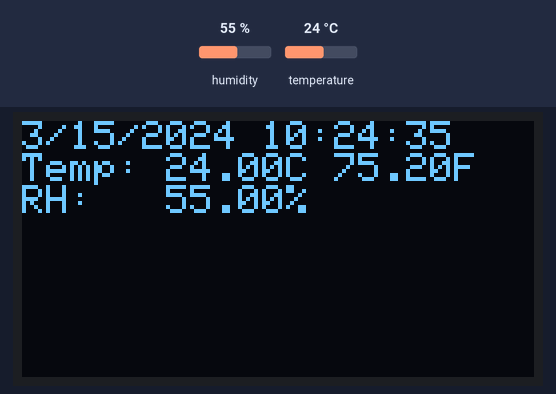
A sketch run on a simulated Arduino Uno, built with avr-gcc and run on an emulated ATmega328P. On the bench: 128×64 one-colour display. Inputs (shaded band) come from the test bench; at power-on: humidity 55 %, temperature 24 °C. The display library's start-up logo is not drawn; the local clock reads 2024-03-15 10:24:30 at power-on unless the sketch sets it; storage starts empty; what the sketch prints to the serial monitor is not drawn.

Above: at 6.3 s.
6.4 s: humidity set to 22 %
At 11.0 s:
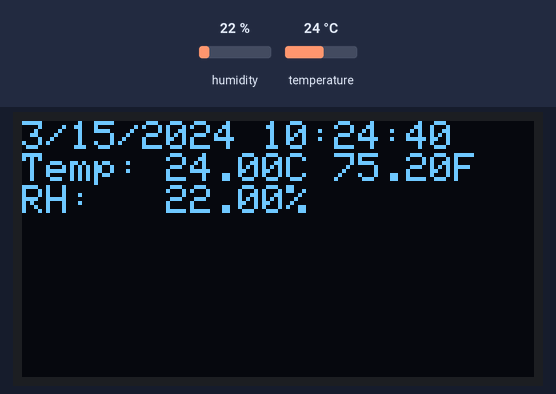
16.7 s: temperature set to 12 °C
At 21.7 s:
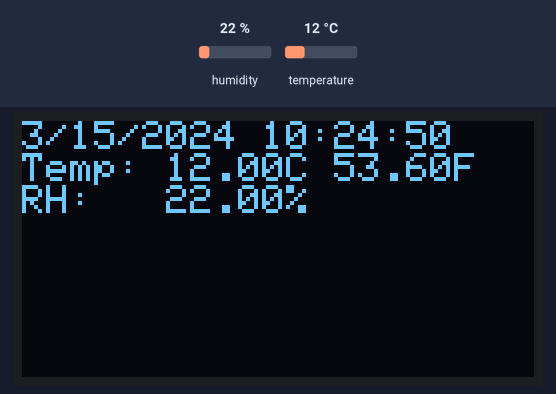
26.9 s: humidity set to 40 %
At 31.2 s:
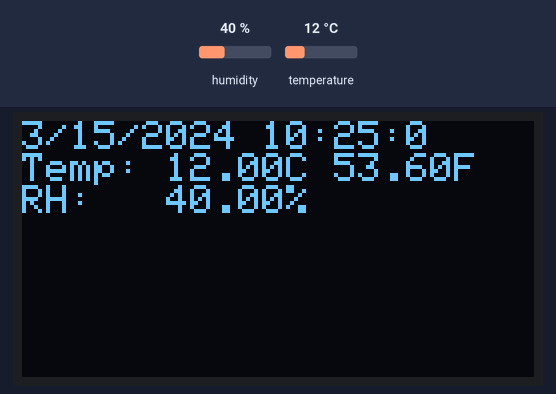
37.0 s: temperature set to 19 °C
At 41.9 s:
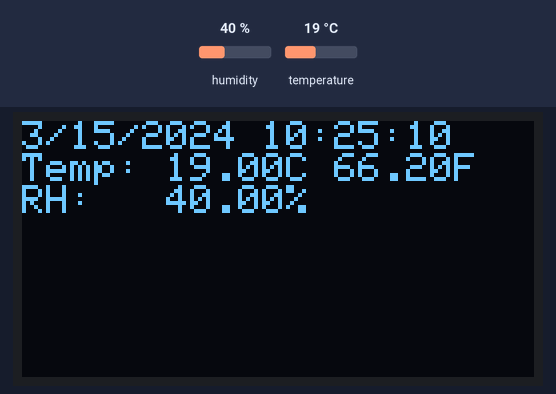
Timing chart, 0 to 43.4 s (numbered marks = the images above; inputs shaded):
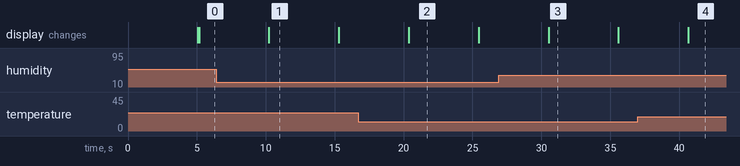

The sketch:

TempLogger.ino
```cpp
#include <Wire.h>
#include "RTClib.h"
#include <Adafruit_Sensor.h>
#include <DHT.h>
#include <DHT_U.h>
#include <SPI.h>
#include <SD.h>
#include <Adafruit_GFX.h>
#include <Adafruit_SSD1306.h>

#define DHTTYPE DHT11
#define DHTPIN 11
#define BUTTON_A 9 // delete file
#define BUTTON_B 6
#define BUTTON_C 5

const int chipSelect = 4;
const double BAD_TEMP = -999999;
const double BAD_HUMIDITY = -999999;
const int STARTUP_WAIT_TIME = 5000;
const int POLLING_TIME = 5000;
const String fileprefix = "temperature_log";

RTC_DS3231 rtc;
DHT_Unified dht(DHTPIN, DHTTYPE);
Adafruit_SSD1306 display = Adafruit_SSD1306();
long epoch = 0;
bool button_pressed = false;

// Function declarations
void setupDisplay();
void setupRTC();
void setupSDCard();
void setupSensors();
String getDate();
String getTime();
double getHumidity();
double getTemp();
void updateDisplay(String datetime, double temp, double humidity);
void loggerWriteLine(String filename, String date, String time, double temp, double humidity);

void setup()
{
  pinMode(BUTTON_A, INPUT_PULLUP);
  pinMode(BUTTON_B, INPUT_PULLUP);
  pinMode(BUTTON_C, INPUT_PULLUP);

  Serial.begin(9600);

  delay(STARTUP_WAIT_TIME); // wait for console opening

  setupSensors();
  setupRTC();
  setupDisplay();
  setupSDCard();
}

void loop()
{

  String date = "";
  String time = "";
  double temp = 0;
  double humi = 0;

  date = getDate();
  time = getTime();
  temp = getTemp();
  humi = getHumidity();

  updateDisplay(date + " " + time, temp, humi);

  loggerWriteLine(fileprefix + ".csv", date, time, temp, humi);

  delay(POLLING_TIME);
}

void setupRTC()
{
  if (!rtc.begin())
  {
    Serial.println("Couldn't find RTC");
    while (1)
      ;
  }

  if (rtc.lostPower())
  {
    Serial.println("RTC lost power, lets set the time!");
    rtc.adjust(DateTime(F(__DATE__), F(__TIME__)));
  }
}

void setupDisplay()
{
  display.begin(SSD1306_SWITCHCAPVCC, 0x3C);
  display.display();
  display.clearDisplay();
  display.display();
  display.setTextSize(1);
  display.setTextColor(WHITE);
}

void setupSDCard()
{
  if (!SD.begin(chipSelect))
  {
    Serial.println("Card failed, or not present");
    while (1)
      ;
  }
}

void setupSensors()
{
  sensor_t sensor;
  dht.temperature().getSensor(&sensor);
}

String getDate()
{
  DateTime now = rtc.now();
  return (String) "" + now.month() + "/" + now.day() + "/" + +now.year();
}

String getTime()
{
  DateTime now = rtc.now();
  return (String) "" + now.hour() + ":" + now.minute() + ":" + now.second();
}

double getTemp()
{
  sensors_event_t event;
  dht.temperature().getEvent(&event);
  if (!isnan(event.temperature))
    return event.temperature;
  else
  {
    Serial.println("Bad Temp Poll");
    return BAD_TEMP;
  }
}

double getHumidity()
{
  sensors_event_t event;
  dht.humidity().getEvent(&event);
  if (!isnan(event.relative_humidity))
  {
    return event.relative_humidity;
  }
  else
  {
    Serial.println("Bad Temp Poll");
    return BAD_HUMIDITY;
  }
}

void updateDisplay(String datetime, double temp, double humidity)
{
  display.clearDisplay();
  display.setCursor(0, 0);
  display.println(datetime);
  display.println("Temp: " + (String)temp + "C " + (String)(((9 * temp) / 5) + 32) + "F");
  display.println("RH:   " + (String)humidity + "%");
  display.display();
}

void loggerWriteLine(String filename, String date, String time, double temp, double humidity)
{
  String line = date + ", " + time + ", " + ", " + temp + ", " + (((9 * temp) / 5) + 32) + ", " + humidity;

  File dataFile = SD.open(filename, FILE_WRITE);

  if (dataFile)
  {
    dataFile.println(line);
    dataFile.close();
    Serial.println("Line written: '" + line + "' to file: " + fileprefix);
  }
  else
  {
    Serial.println("error opening " + filename);
  }
}
```
